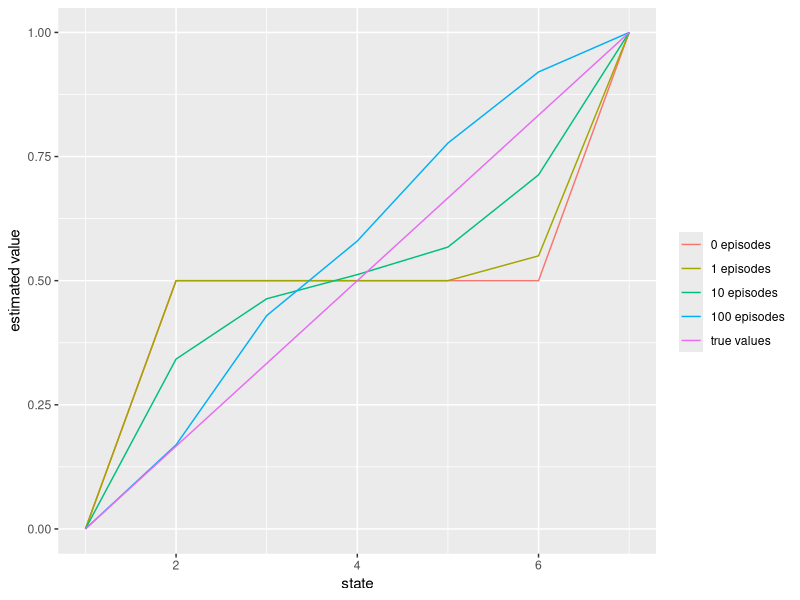
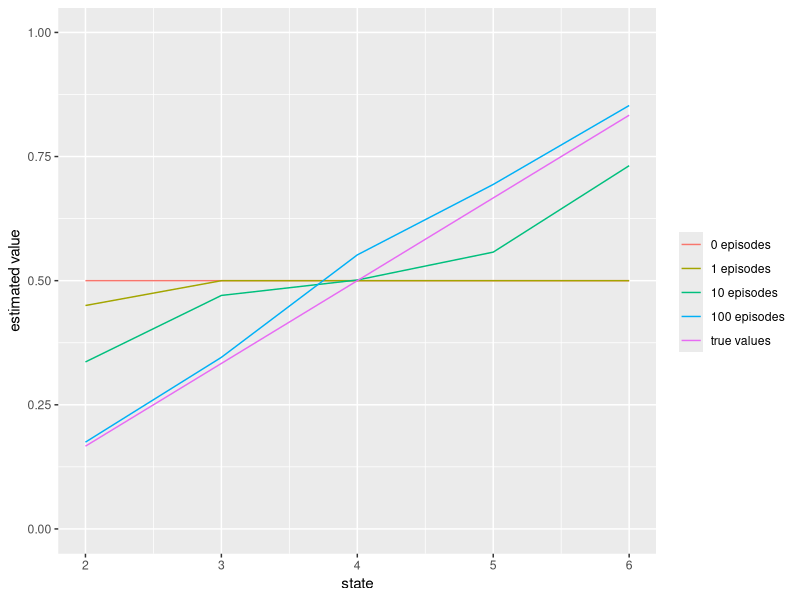
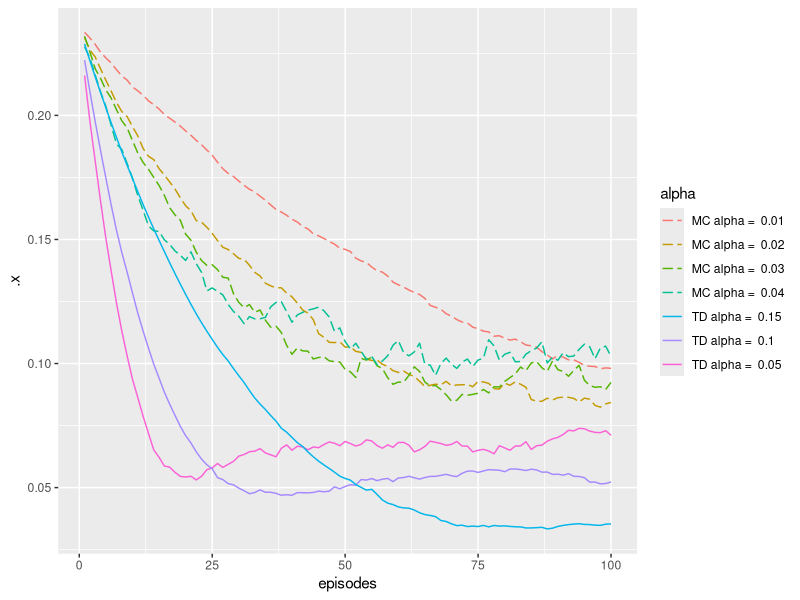

Reproduce these figures in R, in order. (Note: a time limit stopped this script after it produced the figures.)
library(tidyverse)

resample <- function(x, ...)
  x[sample.int(length(x), ...)]

init_state_values <- function(terminal_state = 7){
  V <<- c(0, rep(0.5, terminal_state - 2), 1)
}

episode <- function(terminal_state = 7, method = "TD", batch = FALSE, alpha = 0.1) {
  if(!any(toupper(method) == c("TD", "MC")))
    stop("please select an valid method: 'TD' or 'MC'.\n")
  
  current_state <- terminal_state %/% 2 + 1   # middle state is the first state
  
  states <- c(current_state)
  
  while(current_state != terminal_state & current_state != 1){
    action <- resample(c(-1,1), 1) # next action on random
    
    current_state <- current_state + action
    reward <- 0
    states <- append(states, current_state)
    
    if(toupper(method) == "TD" & !batch){
      # updating the state value in each step
      V[current_state - action] <<- V[current_state - action] +
        alpha * (reward + V[current_state] - V[current_state - action])
    }
  }
  
  if(toupper(method) == "MC"){
    # Monte Carlo part
    reward <- ifelse(current_state == terminal_state, 1, 0)
    if(!batch){
      for(state in states)
        V[state] <<- V[state] + alpha * (reward - V[state])
    }
  }
  
  return(list("states" = states, "rewards" = rep(reward, length(states) - 1)))
}

#calculating rmse
residual_error <- function(num_episodes, terminal_state, ...){
  init_state_values(terminal_state)
  true_V <- seq_len(terminal_state - 2) / (terminal_state - 1)
  rmse <- vector("double", num_episodes)
  for(i in seq_len(num_episodes)){
    episode(terminal_state, ...)
    rmse[[i]] <- sqrt(mean((V[2:(terminal_state - 1)] - true_V) ^ 2))
  }
  return(rmse)
}


batch_training <- function(num_episodes, terminal_state, method, alpha){
  init_state_values(terminal_state)
  
  batch_states <- list()
  batch_rewards <- list()
  errors <- vector("double", num_episodes)
  true_V <- seq_len(terminal_state - 2) / (terminal_state - 1)
  
  for(i in seq_len(num_episodes)){
    result <- episode(terminal_state, method = method, batch = TRUE)
    states <- result[["states"]]
    rewards <- result[["rewards"]]
    
    batch_states[[i]] <- states
    batch_rewards[[i]] <- rewards
    
    while(TRUE){
      update <- vector("double", length = terminal_state)
      
      for(j in seq_len(length(batch_rewards))){
        
        states <- batch_states[[j]]
        rewards <- batch_rewards[[j]]
        
        for(k in seq_len(length(rewards))) {
          if(toupper(method) == "TD"){
            update[[ states[[k]] ]] <- update[[ states[[k]] ]] + rewards[[k]] + V[states[[k + 1]]] - V[states[[k]]]
          } else{
            update[[ states[[k]] ]] <- update[[ states[[k]] ]] + rewards[[k]] - V[states[[k]]]
          }
        }
      }
      
      update <- update * alpha
      
      
      if(sum(abs(update)) < 1e-3)
        break
      
      V <<- V + update
    }
    
    errors[[i]] <- sqrt(mean((V[2:(terminal_state - 1)] - true_V) ^ 2))
  }
  
  return(errors)
}



# plotting figures

example6.2.1 <- function(with_terminal_states = F){
  init_state_values(7)
  
  
  result <- list(V) # first element is state value before running anything
  count <- 2 # second element and so one
  
  for(num_episode in 1:100){
    episode()
    if(num_episode %in% c(1, 10, 100)){
      result[[count]] <- V
      count <- count + 1
    }
  }
  
  names(result) <- paste(c(0, 1, 10, 100), "episodes")
  result[["true values"]] <- 0:6 / 6
  
  lines <- imap(result, ~geom_line(aes(y = .x, color = .y)))
  
  
  states <- data.frame("state" = 1:7)
  
  plot <- ggplot(states, aes(x = state)) +
    lines +
    labs(y = "estimated value", colour = "")
  
  if(with_terminal_states){
    plot <- ggplot(states, aes(x = state)) +
      lines +
      xlim(2, 6) +
      labs(y = "estimated value", colour = "")
  }
  return(plot)
}


example6.2.2 <- function(){
  
  TD_errors <- list()
  for(alpha in c(0.15, 0.1, 0.05)){
    error_episodes <- vector("double", 100)
    for(run in 1:100){
      error_episodes <- error_episodes + residual_error(num_episodes = 100,
                                                        terminal_state = 7,
                                                        alpha = alpha)
    }
    TD_errors[[as.character(alpha)]] <- error_episodes/100
  }
  
  TD_lines <- imap(TD_errors, ~geom_line(aes(y = .x, color = .y)))

  
  MC_errors <- list()
  for(alpha in c(0.01, 0.02, 0.03, 0.04)){
    error_episodes <- vector("double", 100)
    for(run in 1:100){
      error_episodes <- error_episodes + residual_error(num_episodes = 100,
                                                        terminal_state = 7,
                                                        method = "MC",
                                                        alpha = alpha)
    }
    MC_errors[[as.character(alpha)]] <- error_episodes/100
  }
  MC_lines <- imap(MC_errors, ~geom_line(aes(y = .x, color = .y), linetype = "longdash"))
  
  
  episodes <- data.frame("episodes" = 1:100)
  
  plot <- ggplot(episodes, aes(x = episodes)) +
    MC_lines +
    TD_lines +
    scale_color_discrete(labels = c(
      paste("MC alpha = ", c(0.01, 0.02, 0.03, 0.04)),
      paste("TD alpha = ", c(0.15, 0.1, 0.05)))) +
    labs("empirical RMSE , averaged over states", color = "alpha")
  
  return(plot)
}




plot_fig6.2 <- function(){
  
  error_episodes <- vector("double", 100)
  for(run in 1:100){
    error_episodes <- error_episodes + batch_training(method = 'TD',
                                                      num_episodes = 100,
                                                      terminal_state = 7,
                                                      alpha = 0.001)
  }
  errors <- data.frame("TD" = error_episodes/100)

  

  error_episodes <- vector("double", 100)
  for(run in 1:100){
    error_episodes <- error_episodes + batch_training(method = 'MC',
                                                      num_episodes = 100,
                                                      terminal_state = 7,
                                                      alpha = 0.001)
  }
  errors$MC <- error_episodes/100
  
  errors$episodes <- 1:100
  
  plot <- ggplot(errors, aes(x = episodes)) +
    geom_line(aes(y = TD, color = "TD")) +
    geom_line(aes(y = MC, color = "MC")) + 
    labs(x = "walks / episodes", y = "RMSE, averaged over states", color = "method", title = "batch training")
  
  return(plot)
}

example6.2.1()
example6.2.1(TRUE)
example6.2.2()
plot_fig6.2()
